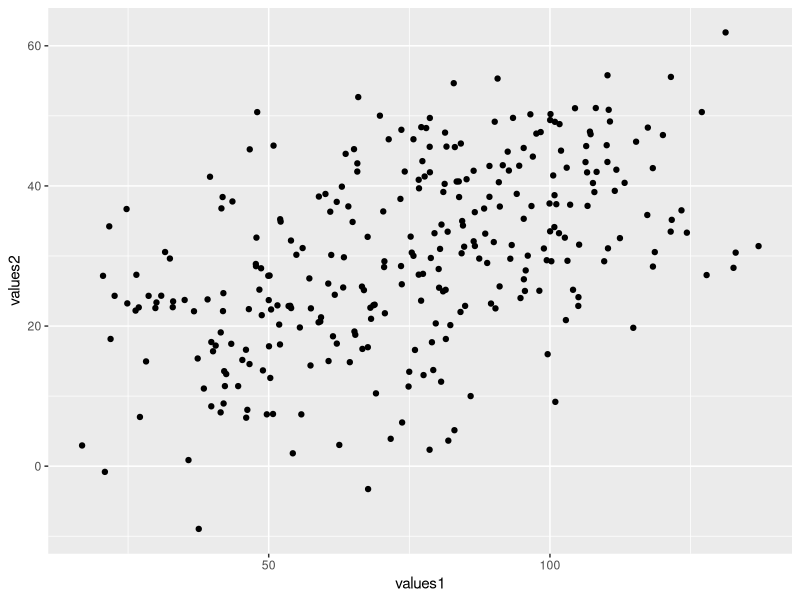
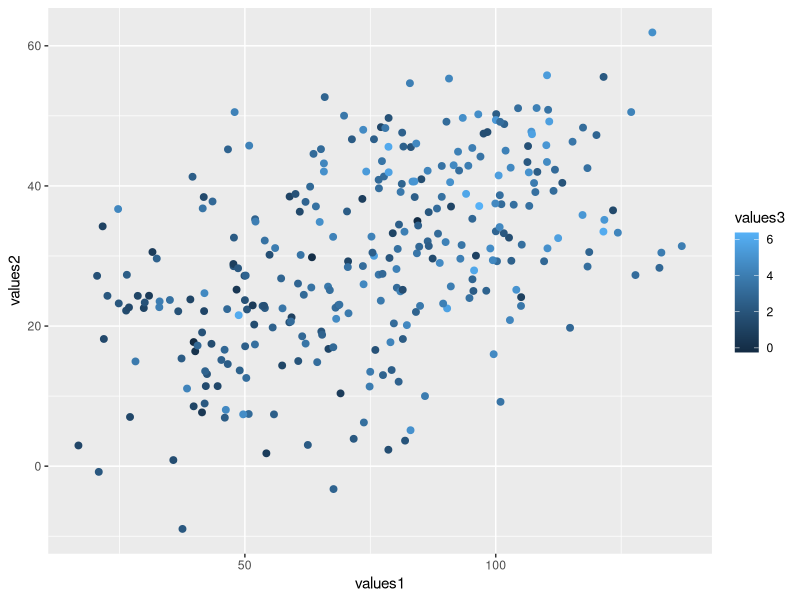
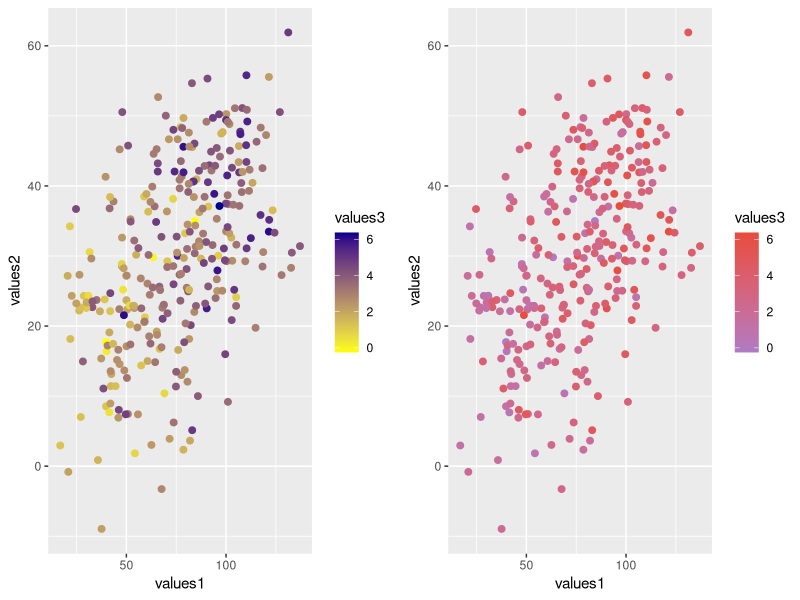
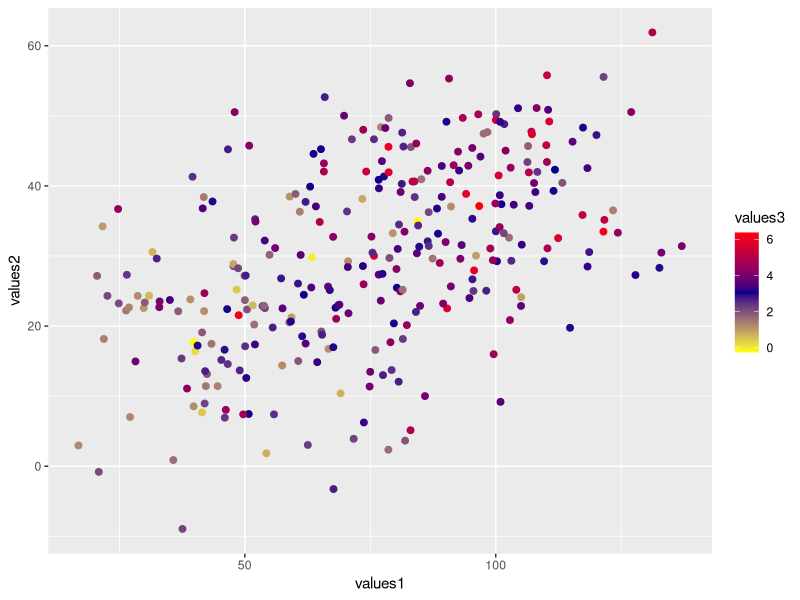

The R script that drew these images, in order:
## ---- chunk 1
knitr::opts_chunk$set(echo = TRUE, fig.align = "center")

# title: Color scale for continuous variables
# author: jonathan
# revised: 15/3/2020

WEB <- c("https://bioceed.uib.no/dropfolder/bioSTATS/Rmd/Visualizing/Essential/color-scale-continuous.html")
GIT <- c("https://github.com/jonathansoule/biostats/blob/master/Visualizing/Essential/color-scale-continuous.Rmd")
library(ggplot2)
library(gridExtra)
# variable 1
values1 <- c(rnorm(100, mean = 50, sd = 15), rnorm(100, mean = 75, sd = 15), rnorm(100, mean = 100, sd = 15))
# variable 2
values2 <- c(rnorm(100, mean = 20, sd = 10), rnorm(100, mean = 30, sd = 10), rnorm(100, mean = 40, sd = 10))
# variable 3
values3 <- c(rnorm(100, mean = 2, sd = 1), rnorm(100, mean = 3, sd = 1), rnorm(100, mean = 4, sd = 1))
# dataframe
df <- data.frame(values1, values2, values3)
## ---- chunk 2
ggplot(df, aes(values1, values2)) +
  geom_point()
## ---- chunk 3
ggplot(df, aes(values1, values2)) +
  geom_point(aes(color = values3), size = 2)
## ---- chunk 4
grid.arrange(
  ggplot(df, aes(values1, values2)) +
    geom_point(aes(color = values3), size = 2) +
    scale_color_gradient(low = "yellow", high = "darkblue"), # left plot, colors coded with R names
  ggplot(df, aes(values1, values2)) +
    geom_point(aes(color = values3), size = 2) +
    scale_color_gradient(low = "#AF7AC5", high = "#E74C3C"), # right plot, colors coded with Hex codes
  nrow = 1
)
## ---- chunk 5
ggplot(df, aes(values1, values2, values3)) +
  geom_point(aes(color = values3), size = 2) +
  scale_color_gradient2(low = "yellow", mid = "darkblue", high = "red", midpoint = mean(values3))
